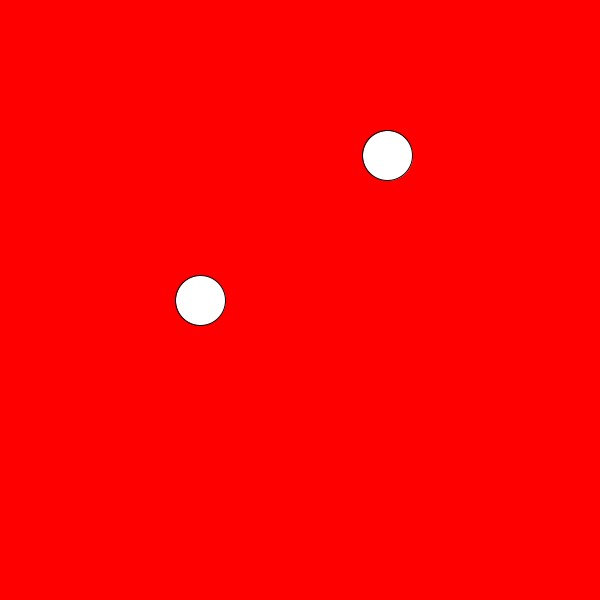
Frame 1 (no input)
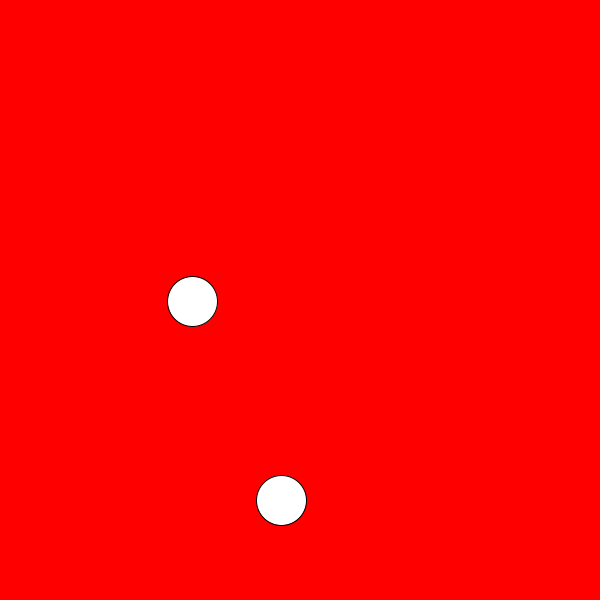
Frame 60 (the mouse pressed at the canvas centre just before this capture)
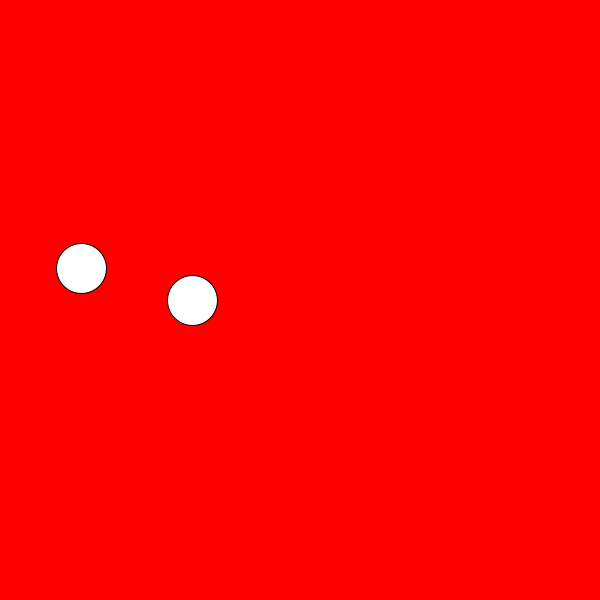
Frame 120 (the mouse held since frame 60 and released just before this capture)

The Processing sketch that drew these frames (run headless with seeded random() and noise(); from frame 60 on, the mouse is pressed at the canvas centre):

// Processing sketch: random_numbers_11
// ── random_numbers_11.pde
// 11. Random numbers

float yPosition1 = 300;
float xPosition1 = 200;

float yPosition2 = 300;
float xPosition2 = 400;

float diameter = 50;

void setup(){
	size (600, 600);
}

void draw(){
	background(#FF0000);

	// The random() function results in a random float between 0 and the number supplied as an argument.
	xPosition2 = random(width);
	yPosition2 = random(height);
	ellipse(xPosition2, yPosition2, diameter, diameter);

	// This function can also be given two arguments which supply a minimum, maximum range for the result.
	// Random movement can be created when combined with += -= etc.
	xPosition1 += random(-1, 1);
	yPosition1 -= random(-1, 1);
	ellipse(xPosition1, yPosition1, diameter, diameter);

	println(xPosition2);
}
